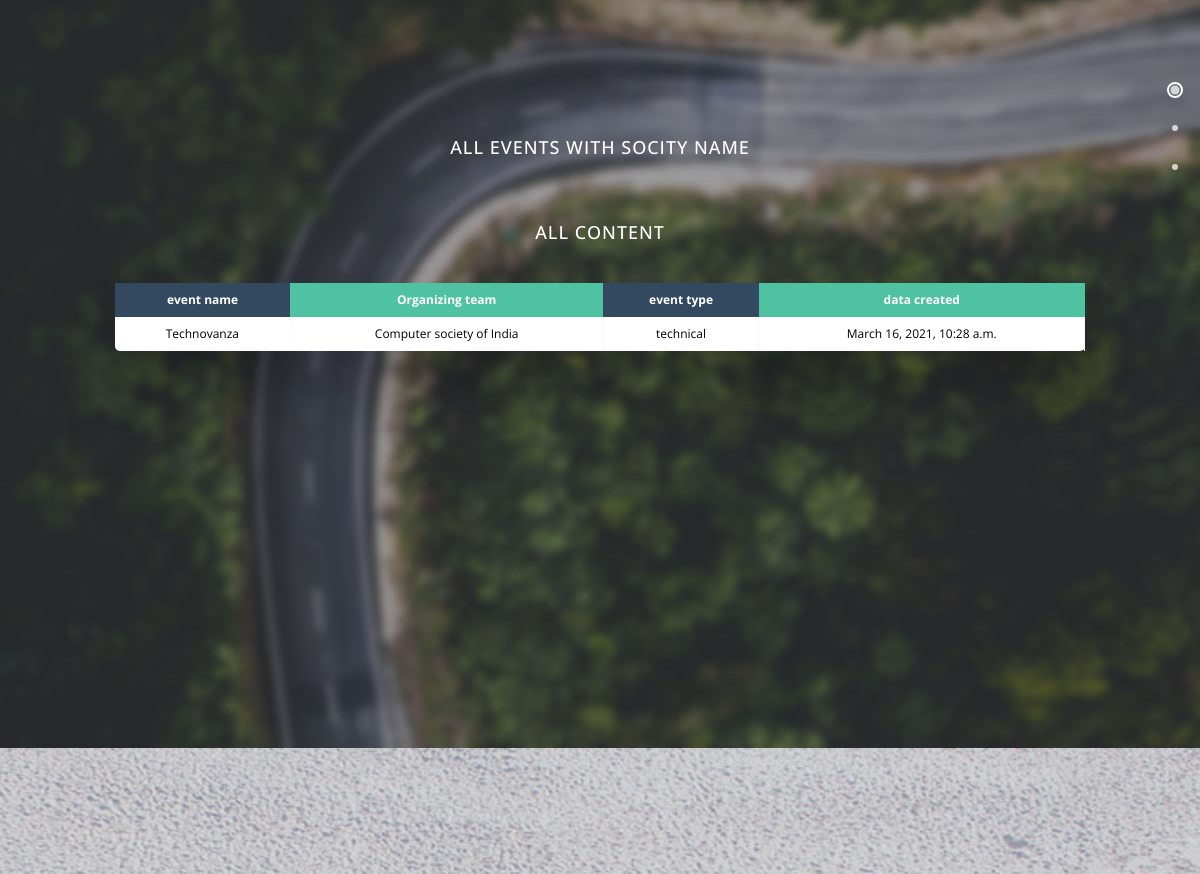
The app's page /upload/search/ (signed in, middle part), older data.
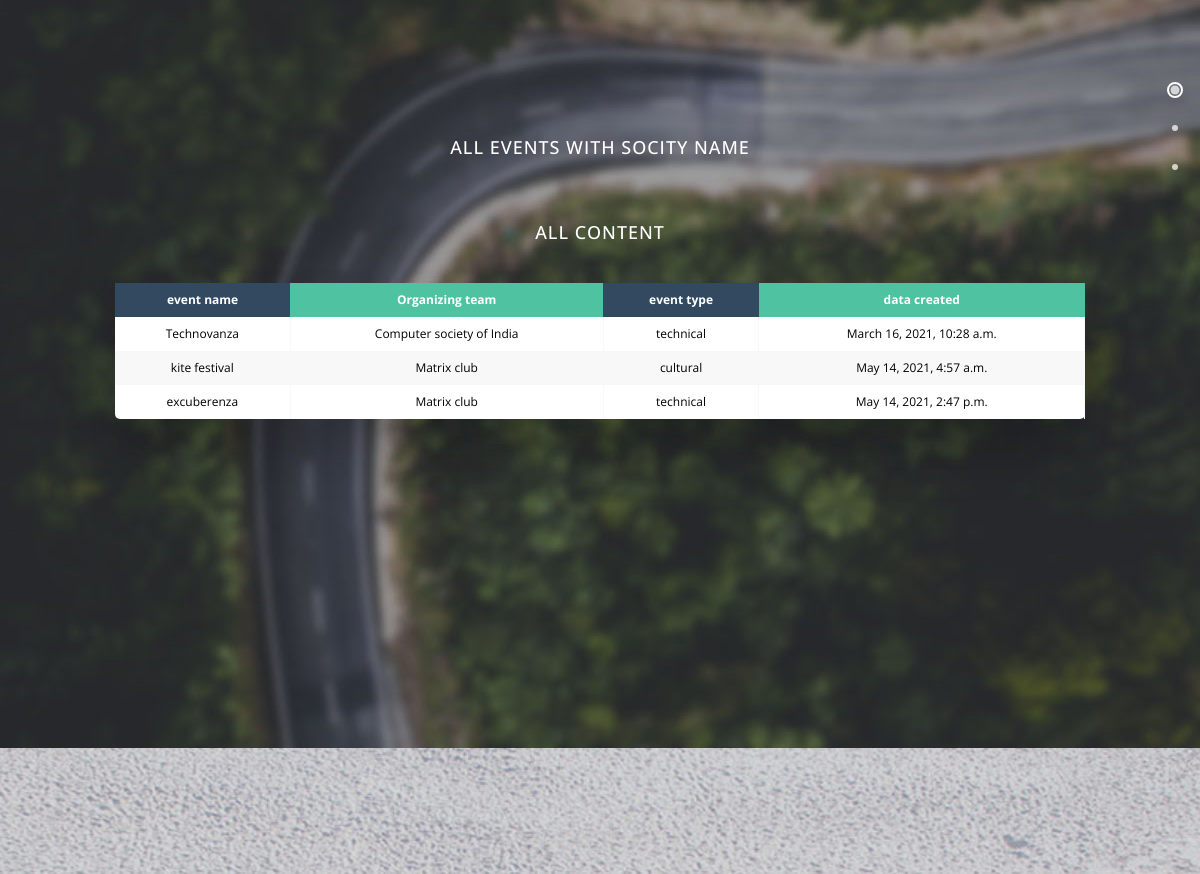
The same page, newer data.
### upload/models.py (models this page shows, shortened)
class events(models.Model):
    event_name = models.CharField(max_length=100,verbose_name='name of the event',null=True)
    event_type = models.CharField(max_length=15,choices=event_type_list,default='technical',verbose_name='event type',null=True)
    date_created = models.DateTimeField(auto_now_add=True)
    event_team = models.CharField(max_length=30,choices=event_organizers,verbose_name='Team organising',null=True)

### upload/views.py (the view)
# urls.py: path('search/',searchforum,name="searchforum"),
@login_required
def searchforum(request):
    if request.method == 'POST':
        year = int(request.POST.get('year'))
        name = request.POST.get('name')
        nameofstudent = request.POST.get('nameofstudent')
        try:
            fname = file_upload.objects.get(eventName__event_name=name,eventYear=year)
            cssv = fname.fileupload.name
            df = pd.read_csv('media/'+cssv,usecols=[0,1])
            for ind in df.index:
                if nameofstudent.lower() in df['Name'][ind].lower():
                    return HttpResponse("studentfound")
            form = fetcher()
            context ={
                'ans':'not found',
                'form':form
            }
            return render(request,'searchforum/searchmain.html',context)
        except:
            return HttpResponse(request,'Something is wrong with the file please try again')
    else:
        form = fetcher()
        ev = events.objects.all()
        ph = Photo.objects.all()
        context = {
            'form':form,
            'events':ev,
            'photo':ph,
        }
        return render(request,'searchforum/searchmain.html',context)

### templates/searchforum/searchmain.html (shortened to what this page needs)
{% load static%}
{% load crispy_forms_tags%}
{% load static%}
{% load crispy_forms_tags %}
<!DOCTYPE html>
<html>
    <head>
        <link rel="stylesheet" href="../../static/vancss/bootstrap.min.css">
        <link rel="stylesheet" href="../../static/vancss/fontAwesome.css">
        <link rel="stylesheet" href="../../static/vancss/hero-slider.css">
        <link rel="stylesheet" href="../../static/vancss/templatemo-main.css">
        <link rel="stylesheet" href="../../static/vancss/owl-carousel.css">
    <link rel="stylesheet" href="../../static/sscss/bootstrap.min.css">
    <link rel="stylesheet" href="../../static/sscss/hero-slider-style.css">
    <link rel="stylesheet" href="../../static/sscss/magnific-popup.css">
    <link rel="stylesheet" href="../../static/sscss/templatemo-style.css">
    </head>
<body>
    <div class="fixed-side-navbar">
        <ul class="nav flex-column">
            <li class="nav-item"><a class="nav-link" href="#home"><span>Intro</span></a></li>
            <li class="nav-item"><a class="nav-link" href="#services"><span>Search the student</span></a></li>
            <li class="nav-item"><a class="nav-link" href="#portfolio"><span>View the event</span></a></li>
        </ul>
    </div>
    <div class="parallax-content projects-content" id="portfolio">
        <div class="container">
            <h2>All events with socity name </h2>
            <h2>All content</h2>
                <div class="table-wrapper">
                    <table class="fl-table">
                        <thead>
                        <tr>
                            <th>event name</th>
                            <th>Organizing team</th>
                            <th>event type</th>
                            <th>data created</th>
                        </tr>
                        </thead>
                        <tbody>
                            {% for ev in events %}
                        <tr>
                            <td>{{ev.event_name}}</td>
                            <td>{{ev.event_team}}</td>
                            <td>{{ev.event_type}}</td>
                            <td>{{ev.date_created}}</td>
                        </tr>
                            {% endfor %}
                    </table>
                </div>
        </div>
    </div>
    <div class="parallax-content contact-content" id="contact-us">
</body>
</html>

### static/vancss/hero-slider.css (style rules this page uses)
*, *::after, *::before { -webkit-box-sizing: border-box; -moz-box-sizing: border-box; box-sizing: border-box; }
html { font-size: 62.5%; }
body { font-family: "Open Sans", sans-serif; color: #2c343b; background-color: #f2f2f2; }
a { color: #d44457; text-decoration: none; }

### static/vancss/templatemo-main.css (style rules this page uses)
body { position: relative; font-size: 14px; }
a { color: #3CC; }
.fixed-side-navbar { position: fixed; top: 50%; right: 0; z-index: 99999; margin-top: -100px; text-align: right; padding: 30px 0; -webkit-transition: all .3s; transition: all .3s; }
.fixed-side-navbar .nav > li a.active { background-color: transparent; color: black; }
.fixed-side-navbar .nav > li a.active:after { -webkit-transform: scale(0.9); transform: scale(0.9); }
.fixed-side-navbar .nav > li a.active:before { content: ''; position: absolute; top: 50%; right: 17px; margin-top: -8px; width: 16px; height: 16px; background: transparent; border: 2px solid #fff; border-radius: 10px; }
.nav>li { position: relative; display: block; }
.fixed-side-navbar .nav > li a { color: #fff; min-height: 32px; background: transparent; padding: 5px 45px 5px 25px; border-right: none; }
.fixed-side-navbar .nav > li a:after { content: ''; position: absolute; top: 50%; right: 20px; margin-top: -5px; width: 10px; height: 10px; border-radius: 10px; background: rgba(250, 250, 250, 0.75); -webkit-transition: all .3s; transition: all .3s; -webkit-transform: scale(0.6); transform: scale(0.6); }
.parallax-content { width: 100%; min-height: 100vh; background-size: cover; }
.projects-content { padding-top: 20vh; background-image: url(../vanimg/3rd-section.jpg); }
.contact-content { padding-left: 15px; padding-right: 15px; padding-top: 16vh; background-image: url(../vanimg/5th-section.jpg); }
@media (min-width: 1200px) { .container { max-width: 1170px; } }
body:after { content: url(../vanimg/close.png) url(../vanimg/loading.gif) url(../vanimg/prev.png) url(../vanimg/next.png); display: none; }

### static/sscss/hero-slider-style.css (style rules this page uses)
*, *::after, *::before { -webkit-box-sizing: border-box; -moz-box-sizing: border-box; box-sizing: border-box; }
html { font-size: 62.5%; }
body { font-size: 1.6rem; font-family: "Open Sans", sans-serif; color: #2c343b; background-color: #f2f2f2; }
a { color: #d44457; text-decoration: none; }

### static/sscss/templatemo-style.css (style rules this page uses)
body { background-color: #DDDDDD; color: black; font-family: 'Open Sans', Helvetica, Arial, sans-serif; font-size: 17px; font-weight: 300; overflow-x: hidden; }
ul { padding: 0; margin: 0; }
a { color: #3f97c9; }
a, button { transition: all 0.3s ease; }

### templates/searchforum/searchmain.html (style rules this page uses)
h2 { text-align: center; font-size: 18px; text-transform: uppercase; letter-spacing: 1px; color: white; padding: 30px 0; }
.table-wrapper { margin: 10px 70px 70px; box-shadow: 0px 35px 50px rgba( 0, 0, 0, 0.2 ); }
.fl-table { border-radius: 5px; font-size: 12px; font-weight: normal; border: none; border-collapse: collapse; width: 100%; max-width: 100%; white-space: nowrap; background-color: white; }
.fl-table td, .fl-table th { text-align: center; padding: 8px; }
.fl-table td { border-right: 1px solid #f8f8f8; font-size: 12px; }
.fl-table thead th { color: #ffffff; background: #4FC3A1; }
.fl-table thead th:nth-child(odd) { color: #ffffff; background: #324960; }
.fl-table tr:nth-child(even) { background: #F8F8F8; }

Row changes from the older to the newer data that the page shows:
added events: event_name "kite festival", event_team "Matrix club", event_type "cultural", date_created "May 14, 2021, 4:57 a.m."
added events: event_name "excuberenza", event_team "Matrix club", event_type "technical", date_created "May 14, 2021, 2:47 p.m."
